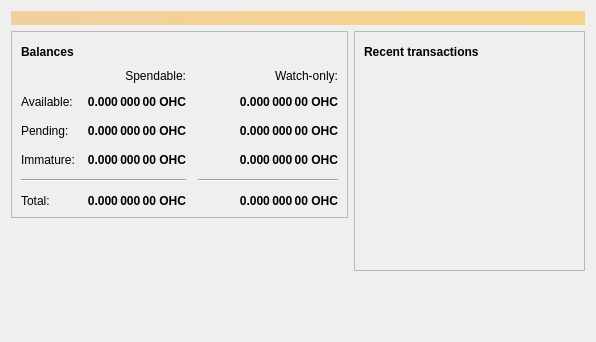
<?xml version="1.0" encoding="UTF-8"?>
<ui version="4.0">
 <class>OverviewPage</class>
 <widget class="QWidget" name="OverviewPage">
  <property name="geometry">
   <rect>
    <x>0</x>
    <y>0</y>
    <width>596</width>
    <height>342</height>
   </rect>
  </property>
  <property name="windowTitle">
   <string>Form</string>
  </property>
  <layout class="QVBoxLayout" name="topLayout">
   <item>
    <widget class="QLabel" name="labelAlerts">
     <property name="visible">
      <bool>false</bool>
     </property>
     <property name="styleSheet">
      <string notr="true">QLabel { background-color: qlineargradient(x1: 0, y1: 0, x2: 1, y2: 0, stop:0 #F0D0A0, stop:1 #F8D488); color:#000000; }</string>
     </property>
     <property name="wordWrap">
      <bool>true</bool>
     </property>
     <property name="margin">
      <number>3</number>
     </property>
     <property name="textInteractionFlags">
      <set>Qt::TextSelectableByMouse</set>
     </property>
    </widget>
   </item>
   <item>
    <layout class="QHBoxLayout" name="horizontalLayout" stretch="1,1">
     <item>
      <layout class="QVBoxLayout" name="verticalLayout_2">
       <item>
        <widget class="QFrame" name="frame">
         <property name="frameShape">
          <enum>QFrame::StyledPanel</enum>
         </property>
         <property name="frameShadow">
          <enum>QFrame::Raised</enum>
         </property>
         <layout class="QVBoxLayout" name="verticalLayout_4">
          <item>
           <layout class="QHBoxLayout" name="horizontalLayout_4">
            <item>
             <widget class="QLabel" name="label_5">
              <property name="font">
               <font>
                <weight>75</weight>
                <bold>true</bold>
               </font>
              </property>
              <property name="text">
               <string>Balances</string>
              </property>
             </widget>
            </item>
            <item>
             <widget class="QPushButton" name="labelWalletStatus">
              <property name="enabled">
               <bool>true</bool>
              </property>
              <property name="maximumSize">
               <size>
                <width>30</width>
                <height>16777215</height>
               </size>
              </property>
              <property name="toolTip">
               <string>The displayed information may be out of date. Your wallet automatically synchronizes with the ohwecoin network after a connection is established, but this process has not completed yet.</string>
              </property>
              <property name="text">
               <string/>
              </property>
              <property name="icon">
               <iconset resource="../bitcoin.qrc">
                <normaloff>:/icons/warning</normaloff>
                <disabledoff>:/icons/warning</disabledoff>:/icons/warning</iconset>
              </property>
              <property name="iconSize">
               <size>
                <width>24</width>
                <height>24</height>
               </size>
              </property>
              <property name="flat">
               <bool>true</bool>
              </property>
             </widget>
            </item>
            <item>
             <spacer name="horizontalSpacer_3">
              <property name="orientation">
               <enum>Qt::Horizontal</enum>
              </property>
              <property name="sizeHint" stdset="0">
               <size>
                <width>40</width>
                <height>20</height>
               </size>
              </property>
             </spacer>
            </item>
           </layout>
          </item>
          <item>
           <layout class="QGridLayout" name="gridLayout">
            <property name="spacing">
             <number>12</number>
            </property>
            <item row="2" column="2">
             <widget class="QLabel" name="labelWatchPending">
              <property name="font">
               <font>
                <weight>75</weight>
                <bold>true</bold>
               </font>
              </property>
              <property name="cursor">
               <cursorShape>IBeamCursor</cursorShape>
              </property>
              <property name="toolTip">
               <string>Unconfirmed transactions to watch-only addresses</string>
              </property>
              <property name="text">
               <string notr="true">0.000 000 00 OHC</string>
              </property>
              <property name="alignment">
               <set>Qt::AlignRight|Qt::AlignTrailing|Qt::AlignVCenter</set>
              </property>
              <property name="textInteractionFlags">
               <set>Qt::LinksAccessibleByMouse|Qt::TextSelectableByKeyboard|Qt::TextSelectableByMouse</set>
              </property>
             </widget>
            </item>
            <item row="2" column="1">
             <widget class="QLabel" name="labelUnconfirmed">
              <property name="font">
               <font>
                <weight>75</weight>
                <bold>true</bold>
               </font>
              </property>
              <property name="cursor">
               <cursorShape>IBeamCursor</cursorShape>
              </property>
              <property name="toolTip">
               <string>Total of transactions that have yet to be confirmed, and do not yet count toward the spendable balance</string>
              </property>
              <property name="text">
               <string notr="true">0.000 000 00 OHC</string>
              </property>
              <property name="alignment">
               <set>Qt::AlignRight|Qt::AlignTrailing|Qt::AlignVCenter</set>
              </property>
              <property name="textInteractionFlags">
               <set>Qt::LinksAccessibleByMouse|Qt::TextSelectableByKeyboard|Qt::TextSelectableByMouse</set>
              </property>
             </widget>
            </item>
            <item row="3" column="2">
             <widget class="QLabel" name="labelWatchImmature">
              <property name="font">
               <font>
                <weight>75</weight>
                <bold>true</bold>
               </font>
              </property>
              <property name="cursor">
               <cursorShape>IBeamCursor</cursorShape>
              </property>
              <property name="toolTip">
               <string>Mined balance in watch-only addresses that has not yet matured</string>
              </property>
              <property name="text">
               <string notr="true">0.000 000 00 OHC</string>
              </property>
              <property name="alignment">
               <set>Qt::AlignRight|Qt::AlignTrailing|Qt::AlignVCenter</set>
              </property>
              <property name="textInteractionFlags">
               <set>Qt::LinksAccessibleByMouse|Qt::TextSelectableByKeyboard|Qt::TextSelectableByMouse</set>
              </property>
             </widget>
            </item>
            <item row="4" column="0" colspan="2">
             <widget class="Line" name="line">
              <property name="orientation">
               <enum>Qt::Horizontal</enum>
              </property>
             </widget>
            </item>
            <item row="4" column="2">
             <widget class="Line" name="lineWatchBalance">
              <property name="sizePolicy">
               <sizepolicy hsizetype="Preferred" vsizetype="Fixed">
                <horstretch>0</horstretch>
                <verstretch>0</verstretch>
               </sizepolicy>
              </property>
              <property name="minimumSize">
               <size>
                <width>140</width>
                <height>0</height>
               </size>
              </property>
              <property name="orientation">
               <enum>Qt::Horizontal</enum>
              </property>
             </widget>
            </item>
            <item row="5" column="0">
             <widget class="QLabel" name="labelTotalText">
              <property name="text">
               <string>Total:</string>
              </property>
             </widget>
            </item>
            <item row="3" column="1">
             <widget class="QLabel" name="labelImmature">
              <property name="font">
               <font>
                <weight>75</weight>
                <bold>true</bold>
               </font>
              </property>
              <property name="cursor">
               <cursorShape>IBeamCursor</cursorShape>
              </property>
              <property name="toolTip">
               <string>Mined balance that has not yet matured</string>
              </property>
              <property name="text">
               <string notr="true">0.000 000 00 OHC</string>
              </property>
              <property name="alignment">
               <set>Qt::AlignRight|Qt::AlignTrailing|Qt::AlignVCenter</set>
              </property>
              <property name="textInteractionFlags">
               <set>Qt::LinksAccessibleByMouse|Qt::TextSelectableByKeyboard|Qt::TextSelectableByMouse</set>
              </property>
             </widget>
            </item>
            <item row="2" column="3">
             <spacer name="horizontalSpacer_2">
              <property name="orientation">
               <enum>Qt::Horizontal</enum>
              </property>
              <property name="sizeHint" stdset="0">
               <size>
                <width>40</width>
                <height>20</height>
               </size>
              </property>
             </spacer>
            </item>
            <item row="3" column="0">
             <widget class="QLabel" name="labelImmatureText">
              <property name="text">
               <string>Immature:</string>
              </property>
             </widget>
            </item>
            <item row="5" column="1">
             <widget class="QLabel" name="labelTotal">
              <property name="font">
               <font>
                <weight>75</weight>
                <bold>true</bold>
               </font>
              </property>
              <property name="cursor">
               <cursorShape>IBeamCursor</cursorShape>
              </property>
              <property name="toolTip">
               <string>Your current total balance</string>
              </property>
              <property name="text">
               <string notr="true">0.000 000 00 OHC</string>
              </property>
              <property name="alignment">
               <set>Qt::AlignRight|Qt::AlignTrailing|Qt::AlignVCenter</set>
              </property>
              <property name="textInteractionFlags">
               <set>Qt::LinksAccessibleByMouse|Qt::TextSelectableByKeyboard|Qt::TextSelectableByMouse</set>
              </property>
             </widget>
            </item>
            <item row="5" column="2">
             <widget class="QLabel" name="labelWatchTotal">
              <property name="font">
               <font>
                <weight>75</weight>
                <bold>true</bold>
               </font>
              </property>
              <property name="cursor">
               <cursorShape>IBeamCursor</cursorShape>
              </property>
              <property name="toolTip">
               <string>Current total balance in watch-only addresses</string>
              </property>
              <property name="text">
               <string notr="true">0.000 000 00 OHC</string>
              </property>
              <property name="alignment">
               <set>Qt::AlignRight|Qt::AlignTrailing|Qt::AlignVCenter</set>
              </property>
              <property name="textInteractionFlags">
               <set>Qt::LinksAccessibleByMouse|Qt::TextSelectableByKeyboard|Qt::TextSelectableByMouse</set>
              </property>
             </widget>
            </item>
            <item row="0" column="2">
             <widget class="QLabel" name="labelWatchonly">
              <property name="text">
               <string>Watch-only:</string>
              </property>
              <property name="alignment">
               <set>Qt::AlignRight|Qt::AlignTrailing|Qt::AlignVCenter</set>
              </property>
             </widget>
            </item>
            <item row="1" column="0">
             <widget class="QLabel" name="labelBalanceText">
              <property name="text">
               <string>Available:</string>
              </property>
             </widget>
            </item>
            <item row="1" column="1">
             <widget class="QLabel" name="labelBalance">
              <property name="font">
               <font>
                <weight>75</weight>
                <bold>true</bold>
               </font>
              </property>
              <property name="cursor">
               <cursorShape>IBeamCursor</cursorShape>
              </property>
              <property name="toolTip">
               <string>Your current spendable balance</string>
              </property>
              <property name="text">
               <string notr="true">0.000 000 00 OHC</string>
              </property>
              <property name="alignment">
               <set>Qt::AlignRight|Qt::AlignTrailing|Qt::AlignVCenter</set>
              </property>
              <property name="textInteractionFlags">
               <set>Qt::LinksAccessibleByMouse|Qt::TextSelectableByKeyboard|Qt::TextSelectableByMouse</set>
              </property>
             </widget>
            </item>
            <item row="1" column="2">
             <widget class="QLabel" name="labelWatchAvailable">
              <property name="font">
               <font>
                <weight>75</weight>
                <bold>true</bold>
               </font>
              </property>
              <property name="cursor">
               <cursorShape>IBeamCursor</cursorShape>
              </property>
              <property name="toolTip">
               <string>Your current balance in watch-only addresses</string>
              </property>
              <property name="text">
               <string notr="true">0.000 000 00 OHC</string>
              </property>
              <property name="alignment">
               <set>Qt::AlignRight|Qt::AlignTrailing|Qt::AlignVCenter</set>
              </property>
              <property name="textInteractionFlags">
               <set>Qt::LinksAccessibleByMouse|Qt::TextSelectableByKeyboard|Qt::TextSelectableByMouse</set>
              </property>
             </widget>
            </item>
            <item row="2" column="0">
             <widget class="QLabel" name="labelPendingText">
              <property name="text">
               <string>Pending:</string>
              </property>
             </widget>
            </item>
            <item row="0" column="1">
             <widget class="QLabel" name="labelSpendable">
              <property name="text">
               <string>Spendable:</string>
              </property>
              <property name="alignment">
               <set>Qt::AlignRight|Qt::AlignTrailing|Qt::AlignVCenter</set>
              </property>
             </widget>
            </item>
           </layout>
          </item>
         </layout>
        </widget>
       </item>
       <item>
        <spacer name="verticalSpacer">
         <property name="orientation">
          <enum>Qt::Vertical</enum>
         </property>
         <property name="sizeHint" stdset="0">
          <size>
           <width>20</width>
           <height>40</height>
          </size>
         </property>
        </spacer>
       </item>
      </layout>
     </item>
     <item>
      <layout class="QVBoxLayout" name="verticalLayout_3">
       <item>
        <widget class="QFrame" name="frame_2">
         <property name="frameShape">
          <enum>QFrame::StyledPanel</enum>
         </property>
         <property name="frameShadow">
          <enum>QFrame::Raised</enum>
         </property>
         <layout class="QVBoxLayout" name="verticalLayout">
          <item>
           <layout class="QHBoxLayout" name="horizontalLayout_2">
            <item>
             <widget class="QLabel" name="label_4">
              <property name="font">
               <font>
                <weight>75</weight>
                <bold>true</bold>
               </font>
              </property>
              <property name="text">
               <string>Recent transactions</string>
              </property>
             </widget>
            </item>
            <item>
             <widget class="QPushButton" name="labelTransactionsStatus">
              <property name="enabled">
               <bool>true</bool>
              </property>
              <property name="maximumSize">
               <size>
                <width>30</width>
                <height>16777215</height>
               </size>
              </property>
              <property name="toolTip">
               <string>The displayed information may be out of date. Your wallet automatically synchronizes with the ohwecoin network after a connection is established, but this process has not completed yet.</string>
              </property>
              <property name="text">
               <string/>
              </property>
              <property name="icon">
               <iconset resource="../bitcoin.qrc">
                <normaloff>:/icons/warning</normaloff>
                <disabledoff>:/icons/warning</disabledoff>:/icons/warning</iconset>
              </property>
              <property name="iconSize">
               <size>
                <width>24</width>
                <height>24</height>
               </size>
              </property>
              <property name="flat">
               <bool>true</bool>
              </property>
             </widget>
            </item>
            <item>
             <spacer name="horizontalSpacer">
              <property name="orientation">
               <enum>Qt::Horizontal</enum>
              </property>
              <property name="sizeHint" stdset="0">
               <size>
                <width>40</width>
                <height>20</height>
               </size>
              </property>
             </spacer>
            </item>
           </layout>
          </item>
          <item>
           <widget class="QListView" name="listTransactions">
            <property name="styleSheet">
             <string notr="true">QListView { background: transparent; }</string>
            </property>
            <property name="frameShape">
             <enum>QFrame::NoFrame</enum>
            </property>
            <property name="verticalScrollBarPolicy">
             <enum>Qt::ScrollBarAlwaysOff</enum>
            </property>
            <property name="horizontalScrollBarPolicy">
             <enum>Qt::ScrollBarAlwaysOff</enum>
            </property>
            <property name="selectionMode">
             <enum>QAbstractItemView::NoSelection</enum>
            </property>
           </widget>
          </item>
         </layout>
        </widget>
       </item>
       <item>
        <spacer name="verticalSpacer_2">
         <property name="orientation">
          <enum>Qt::Vertical</enum>
         </property>
         <property name="sizeHint" stdset="0">
          <size>
           <width>20</width>
           <height>40</height>
          </size>
         </property>
        </spacer>
       </item>
      </layout>
     </item>
    </layout>
   </item>
  </layout>
 </widget>
 <resources/>
 <connections/>
</ui>
